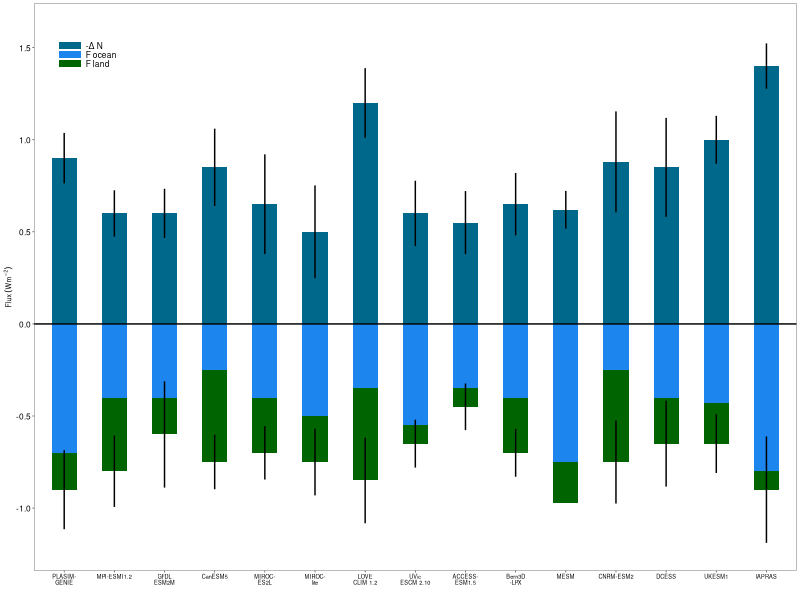
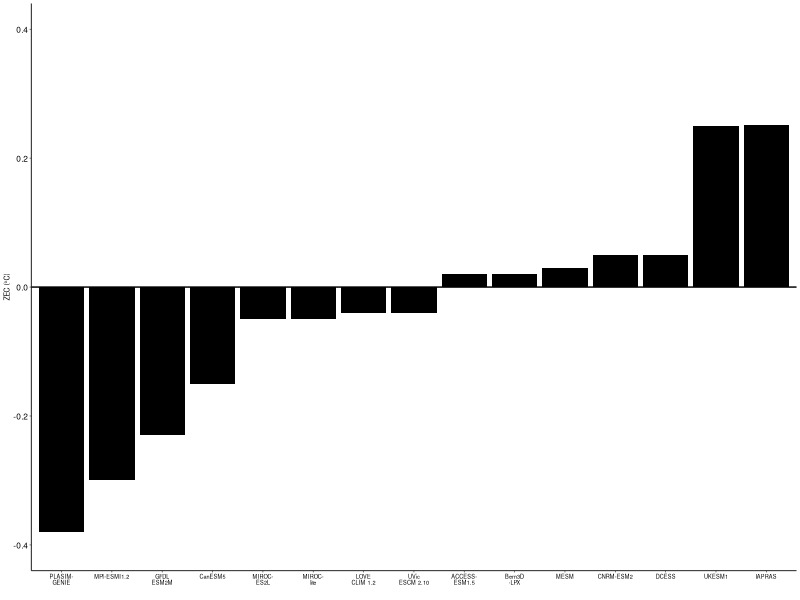
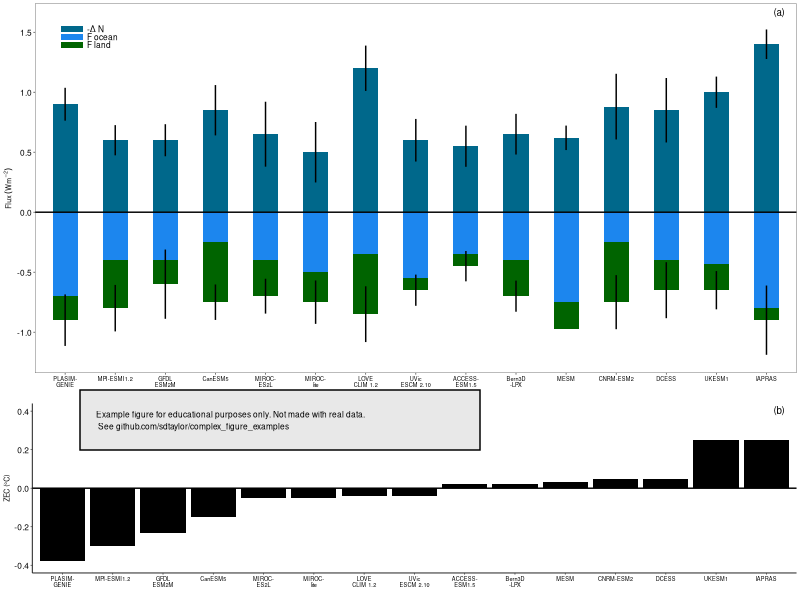

R code for these plots, in order: (Note: this script raises an error after producing the figures.)
library(tidyverse)
library(cowplot)

##################################
# This is a replication of Figure 7 from the following paper
# MacDougall, Andrew H., et al. "Is there warming in the pipeline? A multi-model analysis of the zero emission commitment from CO2." 
# Biogeosciences Discussions (2020): 1-45. https://doi.org/10.5194/bg-17-2987-2020

# Data used here are mostly simulated, and not meant to replicate the original figure exactly.

#############################################

# Here I judged by eye the value of everything. Note there are newline characters (\n) in the model 
# names for the ones to wrap to 2 lines. Alternatilly you could use stringr::str_wrap(), but that would 
# not give as much control in exactly how they look. 
flux_data = tribble(
  ~model,         ~delta_n, ~f_ocean, ~f_land, ~zec, 
  'PLASIM-\nGENIE',  0.9,      -0.7,     -0.2,   -0.38,
  'GFDL\nESM2M',    0.6,      -0.4,     -0.2,   -0.23,
  'MPI-ESMI1.2',   0.6,      -0.4,     -0.4,   -0.3, 
  'CanESM5',       0.85,     -0.25,    -0.5,   -0.15,
  'MIROC-\nlite',    0.5,      -0.5,     -0.25,  -0.05,
  'MIROC-\nES2L',    0.65,     -0.4,     -0.3,   -0.05,
  'LOVE\nCLIM 1.2', 1.2,      -0.35,    -0.5,   -0.04,
  'UVic\nESCM 2.10',0.6,      -0.55,    -0.1,   -0.04,
  'Bern3D\n-LPX',    0.65,     -0.4,     -0.3,    0.02,
  'ACCESS-\nESM1.5', 0.55,     -0.35,    -0.1,    0.02,
  'MESM',          0.62,     -0.75,    -0.22,   0.03,
  'CNRM-ESM2',     0.88,     -0.25,    -0.5,    0.05,
  'DCESS',         0.85,     -0.4,     -0.25,   0.05,
  'UKESM1',        1.00,     -0.43,    -0.22,   0.25,
  'IAPRAS',        1.4,      -0.8,     -0.1,    0.251 
)

# The left to right ordering of models is small->large, based on the ZEC value of the lower bar plot. 
# Thats specified using this function in the forecats library, where the factor order is matched to some numeric value.
flux_data$model = fct_reorder(flux_data$model, flux_data$zec)

# The 3 variables in the a figure (delta_n, f_ocean, and f_land) need to be in a tidy format
# where they share a common column for the flux amount, and a new column is used to identify
# the flux type. The zec variable is excluded here as its used in the b figure. 
flux_data_long = flux_data %>%
  select(-zec) %>%
  pivot_longer(cols=c('delta_n','f_ocean','f_land'), names_to = 'flux_var', values_to = 'flux_value')

# Generate random values for the error bars
set.seed(2)
flux_data_long$flux_value_sd = runif(n=nrow(flux_data_long), 0.1, 0.3)
flux_data_long$flux_value_sd = with(flux_data_long, ifelse(flux_var=='f_ocean',NA,flux_value_sd))

# The lower error bars for f_land are tricky here. The bars are specified with position_stack, but there is no 
# corresponding way to "stack" the error bars. See https://stackoverflow.com/a/30873811
# The solution is to manually specify the error bars. So here the upper one is the sd around only the delta_n,
# while the lower one is the sd around the sum(f_ocean,f_land). Each will get there own geom_errorbar call.
upper_error_bars = flux_data_long %>%
  filter(flux_var == 'delta_n') %>%
  group_by(model) %>%
  summarise(ymax = flux_value + flux_value_sd,
            ymin = flux_value - flux_value_sd) %>%
  ungroup()

lower_error_bars = flux_data_long %>%
  filter(flux_var %in% c('f_ocean','f_land')) %>%
  group_by(model) %>%
  summarise(ymax = sum(flux_value) + flux_value_sd,
            ymin = sum(flux_value) - flux_value_sd) %>%
  ungroup()


# Specify the desired order of the 3 variables and assign the legend labels. 
# This affects the stacking and coloring order. I'm not sure exactly how this interacts with the negative values.
# If you have have a similar problem I recommend adjusting the ordering here until you get a solution you like.
# This can also potentially be adjusted by using reverse=TRUE insdie the position_stack() call for geom_col().
# Note also by default the legend will go, top to bottom, f_land, f_ocean, delta_n. Thats reversed in the guide() call, which 
# does not affect the stacking/color order. 
# Δ symbol was copy pasted from wikipedia. It can go straight into the label without any special calls. 
flux_data_long$flux_var = factor(flux_data_long$flux_var, levels = c('f_land','f_ocean','delta_n'), labels = c('F land','F ocean','-Δ N'), ordered = T)

# The flux amount column is then used for the y-axis, while they are assigned a color fill with
# the flux_var column.
barplot_a = ggplot(flux_data_long,aes(x=model, y=flux_value, fill=flux_var)) +
  geom_col(width=0.5, position = position_stack()) +
  geom_errorbar(data = upper_error_bars, aes(x=model,ymin = ymin, ymax = ymax), width=0, inherit.aes = FALSE) +  # Note these have to not inherit the aes, the error bar data.frames
  geom_errorbar(data = lower_error_bars, aes(x=model,ymin = ymin, ymax = ymax), width=0, inherit.aes = FALSE) +  # are expected to have a flux_value and flux_var columns.
  geom_hline(yintercept = 0) +
  scale_fill_manual(values=c('darkgreen','dodgerblue2','deepskyblue4')) + 
  scale_y_continuous(breaks=c(-1,-0.5,0,0.5,1.0,1.5), limits = c(-1.2,1.6)) + 
  theme_bw(5) + 
  theme(panel.grid = element_blank(),
        axis.text = element_text(color='black'),
        axis.text.y= element_text(size=6),
        legend.title = element_blank(),
        legend.text = element_text(size=6),
        legend.position = c(0.07,0.91)) + 
  guides(fill=guide_legend(reverse = TRUE, keyheight = unit(2,'mm'))) + 
  labs(x='', y=bquote('Flux'~(Wm^-2)))  # The superscript in the axis label is done via bquote. Some tutorials also use expression()


barplot_b = ggplot(flux_data, aes(x=model, y=zec)) + 
  geom_col(fill='black') +
  geom_hline(yintercept = 0) +
  ylim(-0.4,0.4) + 
  theme_bw(5) + 
  theme(panel.grid = element_blank(),
        panel.border = element_blank(),               # Turn off the full border but initialize the bottom and left lines
        axis.line.x.bottom = element_line(size=0.3),
        axis.line.y.left   = element_line(size=0.3),
        axis.text = element_text(color='black'),
        axis.text.y= element_text(size=6),
        legend.title = element_blank()) +
  labs(x='', y='ZEC (°C)')


final_figure = plot_grid(barplot_a, barplot_b, ncol=1, rel_heights = c(1,0.5), 
                         labels = c('(a)','(b)'), label_size=7, label_x = 0.96, label_y=0.99, label_fontface = 'plain')

#############################################
water_mark = 'Example figure for educational purposes only. Not made with real data.\n See github.com/sdtaylor/complex_figure_examples'

final_figure = ggdraw(final_figure) +
  geom_rect(data=data.frame(xmin=0.1,ymin=0.25), aes(xmin=xmin,ymin=ymin, xmax=xmin+0.5,ymax=ymin+0.1),alpha=0.9, fill='grey90', color='black') + 
  draw_text(water_mark, x=0.12, y=0.3, size=6, hjust = 0)

save_plot('macdougall2020/macdougall2020_final.png', plot = final_figure)


